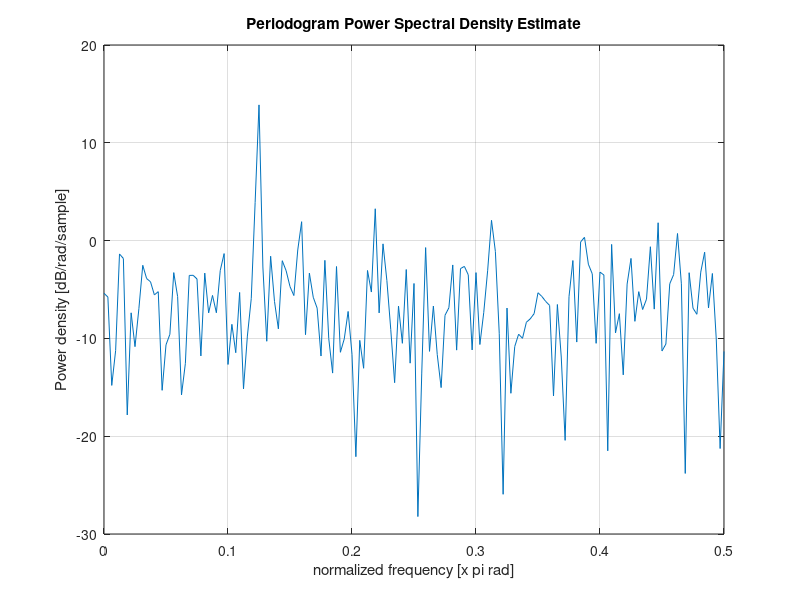

Write the MATLAB code that produced this figure. (Note: this script raises an error after producing the figure.)
clc;
%close all;

% periodogram 주기도 파워 스펙트럼 밀도 추정값

n = 0:319;                           %샘플수 320개
x = cos(pi/4*n)+randn(size(n));
[pxx, w] = periodogram(x);
plot(w, 10*log10(pxx));

%% hamming woindow
n  = 0:319;
x = cos(pi/4*n)+randn(size(n));
periodogram(x, hamming(length(x)));

%% 신호 길이와 동일한 DFT 길이
%가산성 N(0,1) 백색 잡음과 함께
%기본적으로 길이가 320/2+1인 단측 주기도가 반환
n = 0:319;
x = cos(pi/4*n)+randn(size(n));
nfft = length(x);                   %신호의 길이 320
periodogram(x,[],nfft);             %이산 푸리에 변환(DFT)에 포함된 nfft개 점을 사용


%% PSD
Fs = 32e3;                                  %  시간 단위당 주파수 영역에서의 에너지를 계산
t = 0:1/Fs:2.96;
x = cos(2*pi*t*1.24e3)+ cos(2*pi*t*10e3)+ randn(size(t));
nfft = 2^nextpow2(length(x));
Pxx = abs(fft(x, nfft)).^2/length(x)/Fs;    % 주파수 영역에서의 신호의 에너지

Hpsd = dspdata.psd(Pxx(1:length(Pxx)/2), 'Fs', Fs);
plot(Hpsd)

%% 상대흑점수
load sunspot.dat
relNums = sunspot(:, 2);
[pxx, f] = periodogram(relNums, [], [], 1);

plot(f, 10*log10(pxx));
xlabel('cycles/year');
ylabel('db/(cycles/year)');
title('periodogram of relative sunsplot num data')

%% 주어진 정규화 주파수 집합에서의 주기도
n = 0:319;
x = cos(pi/4*n)+0.5*sin(pi/2*n)+randn(size(n));
[pxx, w] = periodogram(x, [], [pi/4 pi/2]);
pxx

[pxx1,w1] = periodogram(x);
plot(w1/pi,pxx1,w/pi,2*pxx,'o');
legend('pxx1', '2*pxx');
xlabel('\omega / \pi');

%% 정현파 전력 추정값
fs = 1000;
t = 0:1/fs:1-1/fs;
x = 1.8*cos(2*pi*100*t);    % 정현파 생성
[pxx,f] = periodogram(x, hamming(length(x)), length(x), fs, 'power');   % f 주파수 벡터
[pwrest, idx] = max(pxx);
fprintf('The maximum power occurs at %3.1f Hz\n',f(idx))    % f(dix)

fprintf('The power estimate is %2.2f\n',pwrest) % pwrest

%% 다중 채널 신호의 주기도 PSD 추정값
N = 1024;
n = 0:N-1;
w = pi./[2;3;4];
x = cos(w*n)' + randn(length(n), 3);

periodogram(x);

%% 수정된 주기도 계산
N = 1024;
x = 2*cos(2*pi/5*(0:N-1)') + randn(N,1);
periodogram(x,hann(N));
[pxMex, fMex] = periodogram_data(x, hann(N));
hold on;
plot(fMex/pi,pow2db(pxMex), ':', 'color', [0 0 0.5]);
hold off
grid on
legend('periodogram', 'MEX function')


function [pxx,f] = periodogram_data(inputData,window)
%#codegen
nfft = length(inputData);
[pxx,f] = periodogram(inputData,window,nfft);
end


